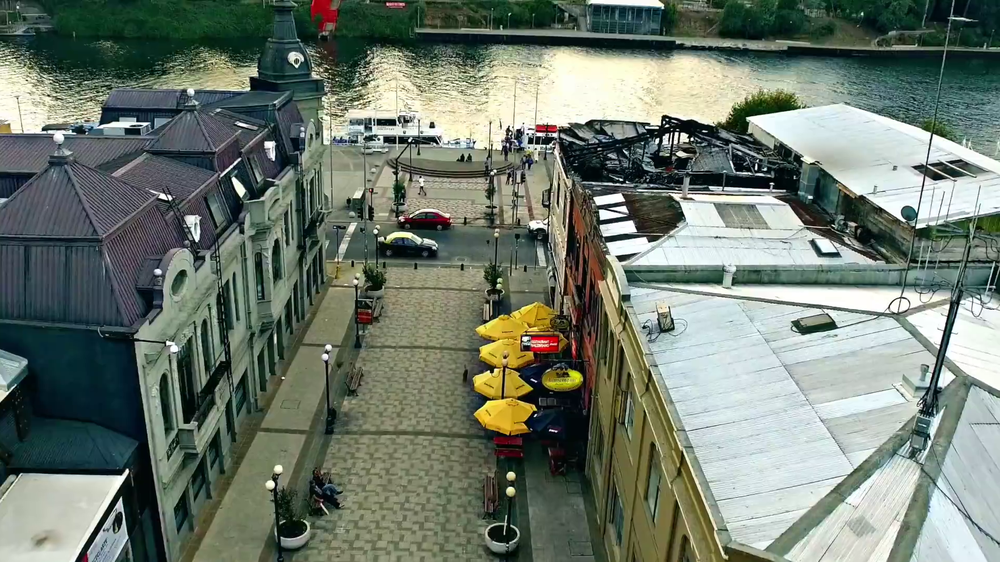
#> input picture Comunicaciones/Trabajo 1/Solucion/Decodificador/frame0677.png, 1000 x 562 px, shrunk from 1920 x 1080 before the run
$ python codigo.py   (Python 2 division)
#> lines starting #> are read from the running program, lines starting #| are printed output that depends on the picture
from math import cos,sin,pi
from scipy.fftpack import dct,idct
import numpy as np
import random
from PIL import Image, ImageDraw,ImageFont
import os

#matriz quantization ##
Q= [(16,11,10,16,24,40,51,61),
   (12,12,14,19,26,58,60,55),
   (14,13,16,24,40,57,69,56),
   (14,17,22,29,51,87,80,62),
   (18,22,37,56,68,109,103,77),
   (24,35,55,64,81,104,113,92),
   (49,64,78,87,103,121,120,101),
   (72,92,95,98,112,100,103,99)
]
qa = np.zeros((8,8))
for i in range(8):
    for j in range(8):
        qa[i][j] = Q[i][j]
#matriz quantization##


################tam de la imagen#####################
def vertam(imagen):
    stam = os.stat(imagen)
    return stam.st_size
###################tam de la imagen###################
def cargar(imagen):
    im = Image.open(imagen)
    ancho, altura = im.size
    pixels = im.load()
    return ancho,altura,pixels,im
##################cargar imagen#################


##################crear matriz temp#####################################
def temmat(matriz):
    a = np.zeros((8,8))
    #qa = np.zeros((8,8))
    for i in range(8):
        for j in range(8):
            a[i][j] = matriz[i][j] - 128.0
            #qa[i][j] = float(Q[i][j])
    return a

#print a
#print qa
###################crear matriz tem#################################

###################dtc discrete transformer cose######################
def trans(a):
    global qa
    b = dct(a,type=2,n=None,axis=-1,norm='ortho',overwrite_x=False)
    c = idct(b, type=2, n=None, axis=-1, norm='ortho', overwrite_x=False)
    F = np.zeros((8,8))
    for i in range(8):
        for j in range(8):
            F[i][j] = b[i][j]/qa[i][j]
    return F
##################dtc discret transformer##################################################

####################proceso##############################################################
def regr(mat):
    global qa
    new = np.zeros((8,8))
    for i in range(8):
        for j in range(8):
            new[i][j] = mat[i][j]*qa[i][j]
    c = idct(new, type=2, n=None, axis=-1, norm='ortho', overwrite_x=False)

    for i in range(8):
        for j in range(8):
            c[i][j] = c[i][j] + 128
    return c

def proces(imagen):
    escala(imagen) ##transformamos imagen a gris
    ancho,altura,pixels,im = cargar("gris.jpg") ##cargamos imagen a gris
    i = 0
    j = 0
    print "valor de altura: ",altura
    print "valor de ancho: ",ancho


    while i < altura: ##recorre la imagen
        while j < ancho:
            if ancho - j >= 8 and altura - i >= 8:
                mat = []
                for k in range(8): ##bloques de ocho
                    mat.append([])
                    for l in range(8):
                        #ash += 1
                        mat[k].append(pixels[l+j,k+i][0]) ##vamos guardando la matriz
                        #print "{}".format(pixels[l+j,k+i])

                #print mat
                mat = temmat(mat) ##pasamos la matriz en formato de numpy
                mat = trans(mat) ##hacemos la transformada y la cuantificacion
                #sumc = mat[0][0]
                conts = 0
                array = []
                #print mat
                for k in range(8):
                    for l in range(8):
                        if mat[k][l] != 0 and abs(mat[k][l]) < 1: ##umbralisamos y modificamos
                            mat[k][l]  = 0.0                      #3la matriz cuantificada
                            #print mat[k][l]
                            array.append(pixels[j+l,i+k][0])
                            conts += 1

                finaly = regr(mat) ##aplicamos inverso de dct

                for k in range(8): ##pintamos nuevamente
                    for l in range(8):
                        pixels[j+l,i+k] = (int(finaly[k][l]),int(finaly[k][l]),int(finaly[k][l]))
                j = j + 8
            else:
                j = j + 1
            #print j
        i = i + 8
        #print i
        j = 0

    im.save("finall.jpeg")
    return


#######################proceso#############################################################
#######################################################################
def escala(imagen):
    ancho,altura,pixels,im = cargar(imagen)
    for i in range(ancho):
        for j in range(altura):
            (a,b,c) = pixels[i,j]
            suma = a+b+c
            prom = int(suma/3)
            a = prom ##igualamos
            b = prom ##igualamos
            c = prom ##igualamos
            pixels[i,j] = (a,b,c) ##igualamos
    im.save("gris.jpg") ##guardamos la imagen nueva
    return
        #return pygame.image.load(ngrises) ##enviamos la imagen cargada
########################################################################


def main():
    imagen = raw_input("Dame la imagen: ")
    proces(imagen)
    uno = vertam("gris.jpg")
    dos = vertam("finall.jpeg")
    print "Original : ",uno," bytes vs Nueva : ",dos,"bytes"
    print "porcentaje de compresion :",100.0 - (float(dos)*100.0)/float(uno)," %"

main()
#> the answer given: frame0677.png
#> in cargar, im is the input picture: PIL image 1000x562 RGB; mean R, G, B 111.6, 122.6, 110.7
#> in escala, `ancho,altura,pixels,im = cargar(imagen)`: ancho = 1000; altura = 562
#> in escala, `im.save("gris.jpg")`:
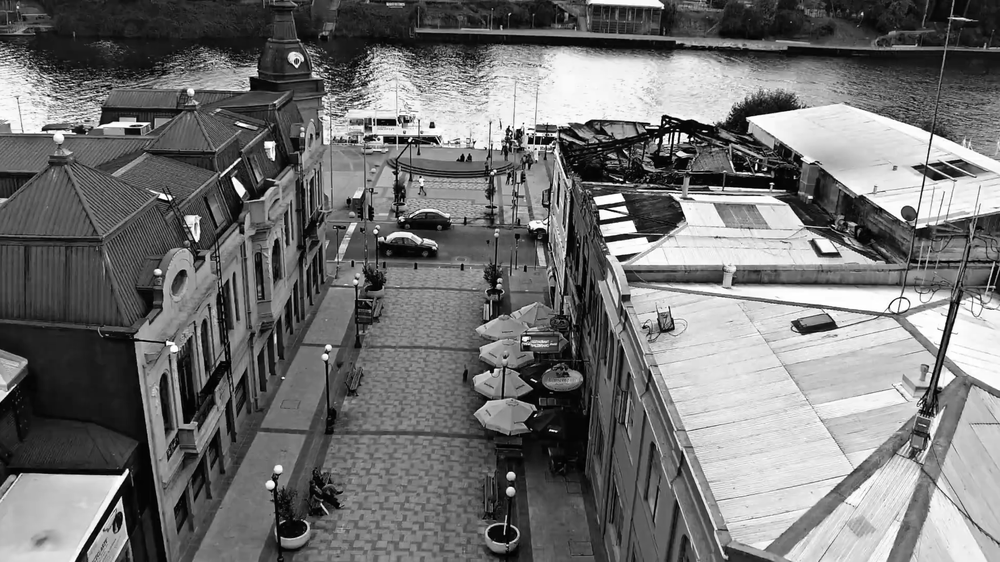
#> saved as gris.jpg: PIL image 1000x562 RGB; min 0, max 255, mean 114.6
#> in proces, `ancho,altura,pixels,im = cargar("gris.jpg")`: ancho = 1000; altura = 562
#| valor de altura:  562
#| valor de ancho:  1000
#> the loop in proces, `while i < altura:` made 71 passes
#> i on passes 1 to 12: 8, 16, 24, 32, 40, 48, 56, 64, 72, 80, 88, 96
#> after the loop in proces, `while i < altura:`: array = 46 values, max 191 at index 6, min 184 at index 0, mean 186.3; conts = 46; i = 568
#> (the run stopped early here; a loop or call above may not have finished)
